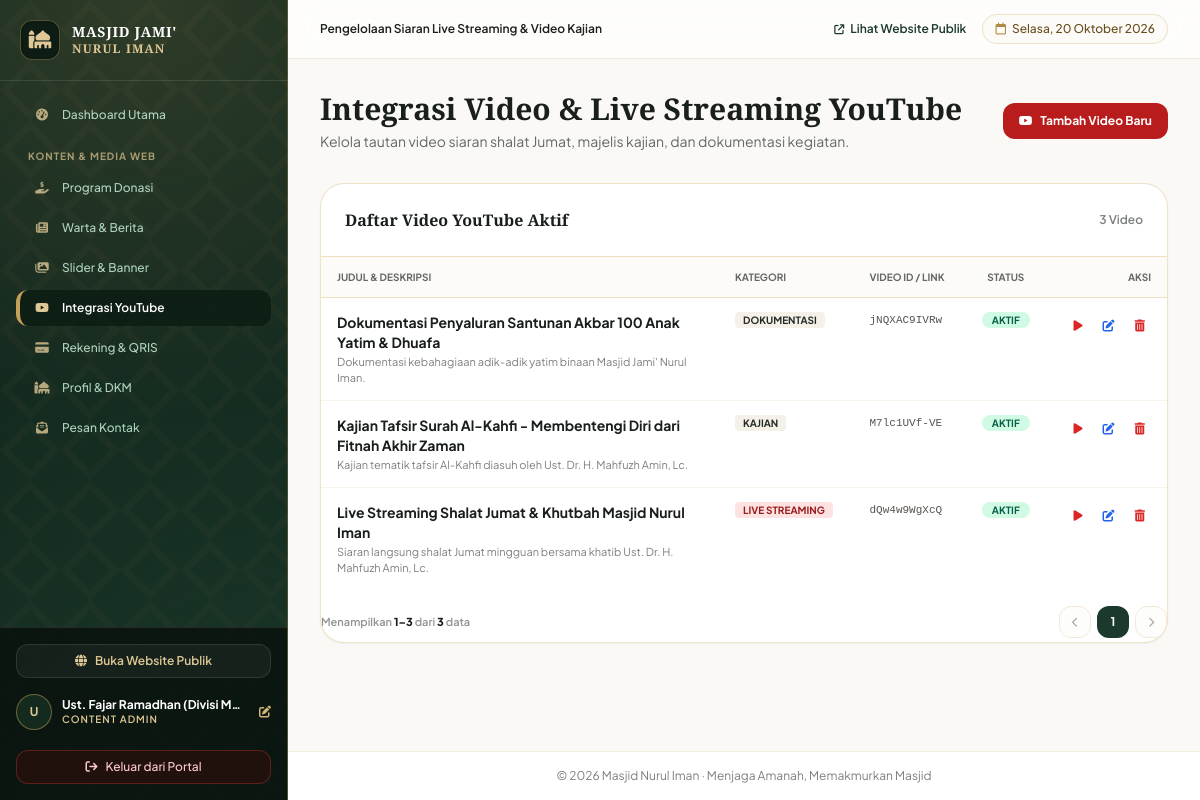
The page /admin/youtube-admin.php (signed in) on the database its author committed.
### tables this page shows
CREATE TABLE IF NOT EXISTS `youtube_videos` (
  `id` int NOT NULL AUTO_INCREMENT,
  `judul` varchar(200) NOT NULL,
  `video_id` varchar(50) NOT NULL,
  `url_embed` varchar(255) NOT NULL,
  `kategori` enum('live_streaming','kajian','dokumentasi','profil') NOT NULL DEFAULT 'kajian',
  `deskripsi` text,
  `is_active` tinyint(1) NOT NULL DEFAULT '1',
  `created_at` timestamp NULL DEFAULT CURRENT_TIMESTAMP,
  PRIMARY KEY (`id`)
);

### admin/youtube-admin.php (the view, shortened to what this page needs)
<?php
require_once __DIR__ . '/../config/database.php';
$pag = paginate_data($pdo, "SELECT * FROM youtube_videos ORDER BY id DESC", [], 10);
$videos = $pag['items'];
require_once __DIR__ . '/../layouts/header.php';
require_once __DIR__ . '/../layouts/sidebar.php';
?>
<div class="flex flex-col sm:flex-row sm:items-center justify-between gap-4">
    <div>
        <h2 class="text-2xl sm:text-3xl font-bold text-warm-900 font-classic">
            Integrasi Video &amp; Live Streaming YouTube
        </h2>
        <p class="text-xs sm:text-sm text-warm-800/70 mt-1">
            Kelola tautan video siaran shalat Jumat, majelis kajian, dan dokumentasi kegiatan.
        </p>
    </div>
    <button type="button" onclick="bukaModalVideo()" class="px-4 py-2.5 rounded-xl bg-red-700 hover:bg-red-800 text-white font-bold text-xs shadow-xs transition flex items-center gap-2">
        <i class="fa-brands fa-youtube"></i>
        <span>Tambah Video Baru</span>
    </button>
</div>
<div class="bg-white rounded-3xl border border-antique-300/50 shadow-sm overflow-hidden">
    <div class="p-6 border-b border-antique-200 flex items-center justify-between">
        <h3 class="font-classic text-base font-bold text-warm-900">
            Daftar Video YouTube Aktif
        </h3>
        <span class="text-xs text-warm-800/60 font-semibold"><?= number_format($pag['total']) ?> Video</span>
    </div>
    <div class="overflow-x-auto">
        <table class="w-full text-left text-xs">
            <thead>
                <tr class="border-b border-antique-200 bg-warm-50/70 text-warm-800/70 uppercase text-[10px] font-bold">
                    <th class="py-3 px-4">Judul &amp; Deskripsi</th>
                    <th class="py-3 px-4">Kategori</th>
                    <th class="py-3 px-4">Video ID / Link</th>
                    <th class="py-3 px-4 text-center">Status</th>
                    <th class="py-3 px-4 text-right">Aksi</th>
                </tr>
            </thead>
            <tbody class="divide-y divide-antique-100">
                <?php foreach ($videos as $v): ?>
                    <tr class="hover:bg-warm-50/60 transition">
                        <td class="py-3.5 px-4 align-top max-w-sm">
                            <strong class="text-sm font-bold text-warm-900 block"><?= e($v['judul']) ?></strong>
                            <span class="text-[11px] text-warm-800/60 block mt-0.5 line-clamp-1"><?= e($v['deskripsi']) ?></span>
                        </td>
                        <td class="py-3.5 px-4 align-top whitespace-nowrap">
                            <span class="px-2 py-0.5 rounded text-[10px] font-bold uppercase <?= $v['kategori'] === 'live_streaming' ? 'bg-red-100 text-red-800' : 'bg-warm-100 text-warm-800' ?>">
                                <?= str_replace('_', ' ', e($v['kategori'])) ?>
                            </span>
                        </td>
                        <td class="py-3.5 px-4 align-top font-mono text-[11px] text-stone-600">
                            <?= e($v['video_id']) ?>
                        </td>
                        <td class="py-3.5 px-4 align-top text-center whitespace-nowrap">
                            <span class="px-2.5 py-0.5 rounded-full text-[10px] font-bold uppercase <?= $v['is_active'] ? 'bg-emerald-100 text-emerald-800' : 'bg-stone-200 text-stone-600' ?>">
                                <?= $v['is_active'] ? 'Aktif' : 'Nonaktif' ?>
                            </span>
                        </td>
                        <td class="py-3.5 px-4 align-top text-right whitespace-nowrap">
                            <div class="flex items-center justify-end gap-2">
                                <a href="https://youtube.com/watch?v=<?= e($v['video_id']) ?>" target="_blank" class="p-1.5 rounded-lg text-red-600 hover:bg-red-50" title="Buka di YouTube">
                                    <i class="fa-solid fa-play"></i>
                                </a>
                                <button type="button" data-video='<?= htmlspecialchars(json_encode($v, JSON_UNESCAPED_UNICODE), ENT_QUOTES, 'UTF-8') ?>' onclick="editVideoSafe(this)" class="p-1.5 rounded-lg text-blue-600 hover:bg-blue-50" title="Edit">
                                    <i class="fa-solid fa-pen-to-square"></i>
                                </button>
                                <a href="youtube-admin?hapus=<?= $v['id'] ?>" data-hapus data-judul="Hapus Video" data-pesan="Video '<?= e($v['judul']) ?>' ini akan dihapus dari daftar gallery YouTube. Lanjutkan?" class="p-1.5 rounded-lg text-red-600 hover:bg-red-50" title="Hapus">
                                    <i class="fa-solid fa-trash-can"></i>
                                </a>
                            </div>
                        </td>
                    </tr>
                <?php endforeach; ?>
            </tbody>
        </table>
    </div>
    <?php render_pagination($pag['totalHalaman'], $pag['halaman'], $pag['total'], $pag['dari'], $pag['sampai']); ?>
</div>
<?php require_once __DIR__ . '/../layouts/footer.php'; ?>

### config/helpers.php (shortened to what this page needs)
<?php
function e($text) {
    return htmlspecialchars((string)($text ?? ''), ENT_QUOTES, 'UTF-8');
}
function paginate_data($pdo, $sql, $params = [], $perHalaman = 10) {
    $perHalaman = max(1, (int)$perHalaman);
    $stmtCount = $pdo->prepare("SELECT COUNT(*) FROM (" . $sql . ") AS sub_paginator");
    $stmtCount->execute($params);
    $total = (int)$stmtCount->fetchColumn();
    $totalHalaman = (int)ceil($total / $perHalaman);
    $totalHalaman = max(1, $totalHalaman);
    $halaman = (int)($_GET['page'] ?? 1);
    $offset = ($halaman - 1) * $perHalaman;
    $stmt = $pdo->prepare($sql . " LIMIT ? OFFSET ?");
    $i = 1;
    $stmt->bindValue($i++, (int)$perHalaman, PDO::PARAM_INT);
    $stmt->bindValue($i, (int)$offset, PDO::PARAM_INT);
    $stmt->execute();
    $items = $stmt->fetchAll();
    $dari   = $total === 0 ? 0 : ($offset + 1);
    $sampai = min($offset + $perHalaman, $total);
    return [
        'items'        => $items,
        'total'        => $total,
        'halaman'      => $halaman,
        'totalHalaman' => $totalHalaman,
        'dari'         => $dari,
        'sampai'       => $sampai,
    ];
}
function render_pagination($totalHalaman, $halaman, $total = 0, $dari = 0, $sampai = 0) {
    $query = $_GET;
    $q = function ($page) use ($query) {
        $query['page'] = $page;
        return '?' . http_build_query($query);
    };
    echo '<div class="flex flex-col sm:flex-row items-center justify-between gap-3 pt-4 pb-1 text-xs">';
    echo '<span class="text-[11px] text-warm-800/50 font-semibold">Menampilkan <b class="text-warm-900">' . $dari . '&ndash;' . $sampai . '</b> dari <b class="text-warm-900">' . $total . '</b> data</span>';
    echo '<nav class="flex items-center gap-1.5" aria-label="Pagination">';
    $prevHalaman = max(1, $halaman - 1);
    $prevDisabled = $halaman <= 1;
    echo '<a href="' . e($q($prevHalaman)) . '" class="w-8 h-8 rounded-xl bg-warm-50 border border-antique-300 text-warm-800 flex items-center justify-center transition ' . ($prevDisabled ? 'pointer-events-none opacity-40' : 'hover:bg-antique-100') . '" title="Sebelumnya">';
    echo '<i class="fa-solid fa-chevron-left text-[10px]"></i></a>';
    $mulai = max(1, $halaman - 2);
    $akhir = min($totalHalaman, $halaman + 2);
    for ($i = $mulai; $i <= $akhir; $i++) {
        if ($i === $halaman) {
            echo '<span class="w-8 h-8 rounded-xl bg-cypress-700 text-white font-bold shadow-xs flex items-center justify-center">' . $i . '</span>';
        } else {
            echo '<a href="' . e($q($i)) . '" class="w-8 h-8 rounded-xl bg-warm-50 border border-antique-300 text-warm-800 hover:bg-antique-100 flex items-center justify-center font-semibold transition">' . $i . '</a>';
        }
    }
    $nextHalaman = min($totalHalaman, $halaman + 1);
    $nextDisabled = $halaman >= $totalHalaman;
    echo '<a href="' . e($q($nextHalaman)) . '" class="w-8 h-8 rounded-xl bg-warm-50 border border-antique-300 text-warm-800 flex items-center justify-center transition ' . ($nextDisabled ? 'pointer-events-none opacity-40' : 'hover:bg-antique-100') . '" title="Berikutnya">';
    echo '<i class="fa-solid fa-chevron-right text-[10px]"></i></a>';
    echo '</nav>';
    echo '</div>';
}

### assets/css/classic-theme.css (style rules this page uses)
:root { --color-primary: #183728; --color-primary-dark: #11271d; --color-primary-light: #224937; --color-accent-gold: #c5a059; --color-accent-gold-light: #dfc896; --color-accent-gold-dark: #9e7b36; --color-bg-body: #fbf9f5; --color-bg-surface: #ffffff; --color-bg-muted: #f4efe4; --color-border-subtle: #e8e2d4; --color-border-gold: #dbc8a2; --color-text-main: #1b2620; --color-text-muted: #5e6d64; }
body { font-family: 'Plus Jakarta Sans', sans-serif; background-color: var(--color-bg-body); color: var(--color-text-main); -webkit-font-smoothing: antialiased; }
.font-classic { font-family: 'Cinzel', serif; }
.pattern-arabesque-light { background-color: #fbf9f5; background-image: radial-gradient(#183728 0.55px, transparent 0.55px), radial-gradient(#c5a059 0.55px, #fbf9f5 0.55px); background-size: 22px 22px; background-position: 0 0, 11px 11px; }

### rows shown on the page
youtube_videos: judul "Dokumentasi Penyaluran Santunan Akbar 100 Anak Yatim & Dhuafa", deskripsi "Dokumentasi kebahagiaan adik-adik yatim binaan Masjid Jami' Nurul Iman.", kategori "DOKUMENTASI", video "jNQXAC9IVRw", is_active "AKTIF", id "3"
youtube_videos: judul "Kajian Tafsir Surah Al-Kahfi - Membentengi Diri dari Fitnah Akhir Zaman", deskripsi "Kajian tematik tafsir Al-Kahfi diasuh oleh Ust. Dr. H. Mahfuzh Amin, Lc.", kategori "KAJIAN", video "M7lc1UVf-VE", is_active "AKTIF"
youtube_videos: judul "Live Streaming Shalat Jumat & Khutbah Masjid Nurul Iman", deskripsi "Siaran langsung shalat Jumat mingguan bersama khatib Ust. Dr. H. Mahfuzh Amin, Lc.", kategori "LIVE STREAMING", video "dQw4w9WgXcQ", is_active "AKTIF"

### other values the page prints
substr($user['nama'] ?? 'A', 0, 1) "U"
$user['nama'] "Ust. Fajar Ramadhan (Divisi M…"
str_replace('_', ' ', $userRole) "CONTENT ADMIN"
$pageSubtitle "Pengelolaan Siaran Live Streaming & Video Kajian"
$tanggalLengkap "Selasa, 20 Oktober 2026"
$pag['total'] "3"
$dari "1"
